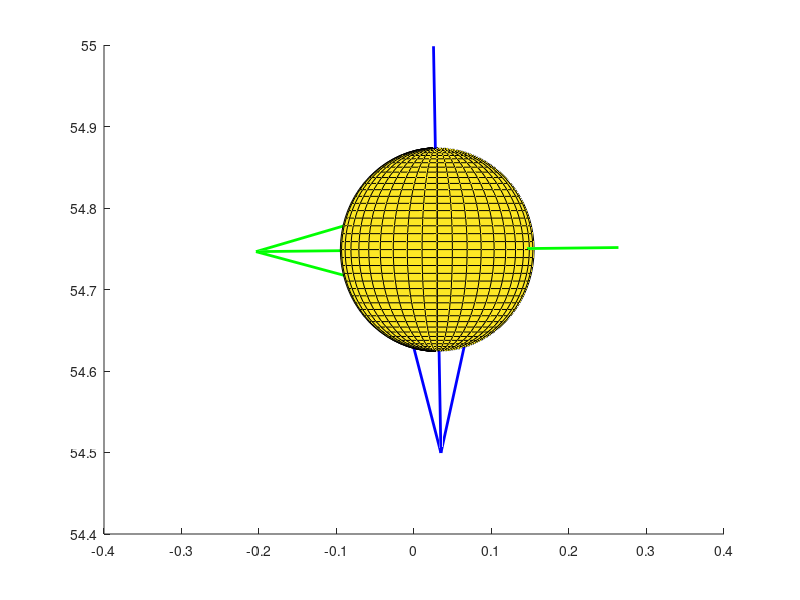

Write the MATLAB code that produced this figure. (Note: this script raises an error after producing the figure.)
% This script can take the data from trackman then calculate
% and plot an approximate baseball pitch trajectory as well as the
% seam orientation, spin axis, velocity axis, and the hemisphere 
% plane as a function of time.

% The equation of seam line is from 
% http://www.darenscotwilson.com/spec/bbseam/bbseam.html.

% Coordinate System Specifications:
% The origin is at the tip of the home plate
% The positive y axis points to the pitcher
% The positive x axis points to the right of catcher's perspective
% The positive z axis points to the sky


% Define variables
PLATEYDIM = 17.0/12.0; % Front of the plate
ball_radius = 0.125; % Radius of a regular baseball in feet
diameter = 2*ball_radius; % Get ball diameter
diameter2 = 2*diameter; % Get 2*diameter


% Input initial baseball position (in feet)
relSide = 0.029947806;
releaseDistance = 54.7489757;
release_pos_y = releaseDistance;
relHeight = 6.67789545;

% Input the 9-parameter model
x0 = 0.057382798;
y0 = 50;
z0 = 6.384037468;
vx0 = 2.376676205;
vy0 = -134.9565751;
vz0 = -8.609936327;
ax0 = -6.567216039;
ay0 = 31.01559035;
az0 = -12.86456735;

% Input spin axis
a1 = -0.935469141;
a2 = -0.010097512;
a3 = -0.353264102;

% Handle exception
if ((a1^2 + a2^2 + a3^2) > 1.01 || (a1^2 + a2^2 + a3^2) < 0.99)
    ME = MException('myComponent:inputError', 'Please enter a unit vector.');
    throw(ME);
end

% Input spin rate
spin_rate = 2394.961622;

% Input seam angles
lat_d = 117.3088829;
long_d = 9.771264693;
theta_alpha_d = 0;


% Calculate the position of the ball as a function of time using equations of motion

% Compute time in seconds for baseball to travel from y=release_pos_y to y=y0
% Note that t1 is negative
% Solves equation y0 - release_pos_y = vy0*t1 + 0.5*ay0*t1*t1
t1 = (-vy0 - sqrt(vy0*vy0 - 2.0*ay0*(y0 - release_pos_y)))/ay0;

% Solve for position and velocity at release point (y0 = release_pos_y) in units of feet and seconds */
TM_x0 = 0.5*ax0*t1*t1 + vx0*t1 + x0;
TM_y0 = 0.5*ay0*t1*t1 + vy0*t1 + y0;
TM_z0 = 0.5*az0*t1*t1 + vz0*t1 + z0;
TM_vx0 = vx0 + ax0*t1;
TM_vy0 = vy0 + ay0*t1;
TM_vz0 = vz0 + az0*t1;

% Compute time in seconds for baseball to travel from y=release_pos_y to front of plate (y=1.417) */
t2 = (-TM_vy0 - sqrt(TM_vy0*TM_vy0 - 2.0*ay0*(TM_y0 - PLATEYDIM)))/ay0;

% Input time (sec)
time = 0;

% Compute (x,y,z) position of pitch as function of time
baseballx = TM_x0 + TM_vx0*time + 0.5*ax0*time*time;
basebally = TM_y0 + TM_vy0*time + 0.5*ay0*time*time;
baseballz = TM_z0 + TM_vz0*time + 0.5*az0*time*time;
fprintf('t = %f, x = %f, y = %f, z = %f \n', time, -baseballx, basebally, baseballz); 

position_x = -baseballx;
position_y = basebally;
position_z = baseballz;
center = [position_x position_y position_z]; % Baseball center

% Calculate the velocity vector as a function of time
velocity_x = TM_vx0 + ax0*time;
velocity_y = TM_vy0 + ay0*time;
velocity_z = TM_vz0 + az0*time;
v_vector = [velocity_x velocity_y velocity_z];
fprintf('vx = %f, vy = %f, vz = %f \n', velocity_x, velocity_y, velocity_z); 

% Normalize
v_vector = v_vector./norm(v_vector);

% Calculate the hemisphere plane using equation of a plane: ax+by+cz=d
d = v_vector(1)*center(1) + v_vector(2)*center(2) + v_vector(3)*center(3);
xd = linspace(center(1) - diameter2, center(1) + diameter2);
yd = linspace(center(2) - diameter2, center(2) + diameter2);
[hemisphere_x, hemisphere_y] = meshgrid(xd, yd);
hemisphere_z = (d - (v_vector(1).*hemisphere_x + v_vector(2).*hemisphere_y))./v_vector(3); % Solve for z vertices data
fprintf('hemisphere plane equation: %fx + %fy + %fz = %f \n', v_vector(1), v_vector(2), v_vector(3), d); % Print the equation

% To do: Calculate the active zone (spherical segment)



% Calculate the angle needed for the ball to rotate around the spin axis based on spin
% rate and time
rotation_angle = mod((spin_rate*360/60)*time, 360);
fprintf('rotation = %f \n', rotation_angle); 

% Calculate the basis of baseball frame (for seam orientation):

% Handle corner case when seam lat = 0
% Set theta alpha = seam long and set seam long to 0 in this case
if lat_d == 0
   theta_alpha_d = long_d;
   long_d = 0;
end

% Convert to radians
lat = lat_d*pi/180.0;
long = long_d*pi/180.0;
theta_alpha = theta_alpha_d*pi/180.0;

% Define rotation matrices
Rlat = [ cos(lat), -sin(lat), 0;
         sin(lat),  cos(lat), 0;
                0,         0, 1];

Rlong = [  cos(long), 0, sin(long);
                   0, 1,         0;
          -sin(long), 0, cos(long)];

Ralpha = [  cos(theta_alpha), 0, sin(theta_alpha);
                           0, 1,                0;
           -sin(theta_alpha), 0, cos(theta_alpha)];

% Calculate theta k and k vector based on spin axis
if a2 == 1
    k = 0;
    Rk = eye(3); % special case, k is undefined, Rk not needed
    k_vector = [1 1 1]; % Use a random vector for k_vector since undefined
elseif a2 == -1
    k = pi;
    % Another special case, k is undefined, rotate around z axis for pi
    Rk = [ cos(k), -sin(k), 0;
           sin(k),  cos(k), 0;
                0,       0, 1];
    k_vector = [0 0 1]; % Make k_vector z axis 
else
    if a2 >= 0
        k = asin(sqrt(a3^2 + a1^2));
        k_vector = [a3/(a1^2 + a3^2)^(1/2), 0, -a1/(a1^2 + a3^2)^(1/2)];
    elseif a2 < 0
        k = pi - asin(sqrt(a3^2 + a1^2));
        k_vector = [a3/(a1^2 + a3^2)^(1/2), 0, -a1/(a1^2 + a3^2)^(1/2)];
    end
    
    % Rotation matrix for Rk
    k1 = k_vector(1);
    k2 = k_vector(2);
    k3 = k_vector(3);
    
    Rk = [  cos(k) + (k1^2)*(1 - cos(k)),   k1*k2*(1 - cos(k)) - k3*sin(k), k1*k3*(1 - cos(k)) + k2*sin(k);
            k2*k1*(1 - cos(k)) + k3*sin(k),   cos(k) + (k2^2)*(1 - cos(k)), k2*k3*(1 - cos(k)) - k1*sin(k);
            k3*k1*(1 - cos(k)) - k2*sin(k), k3*k2*(1 - cos(k)) + k1*sin(k),  cos(k) + (k3^2)*(1 - cos(k))];
end

% Calculate for seam rotations on the ball
temp = Rk*Rlat;
y2 = temp(:, 2); % Rotation axis for seam long
z1 = Rk(:, 3); % Rotation axis for seam lat
k_d = k*180/pi; % Convert k to degree 
spin_axis = [a1 a2 a3]; % Get spin axis

% Define the equation for basis of standard seam orientation
P4 = Rk*Ralpha*Rlat*Rlong;


% Plot:
figure
hold on

% Draw spin axis
quiver3(center(1) - a1*diameter, center(2) - a2*diameter, center(3) - a3*diameter, a1, a2, a3, diameter2, 'g', 'LineWidth', 2); % scale the starting point accorind to ball_radius

% Draw velocity vector
quiver3(center(1) - v_vector(1)*diameter, center(2) - v_vector(2)*diameter, center(3) - v_vector(3)*diameter, v_vector(1), v_vector(2), v_vector(3), diameter2, 'b', 'LineWidth', 2);

% Draw a sphere representing baseball
[X,Y,Z] = sphere(40);

% Account for axes offset
% baseballx = y, basebally = z, baseballz = x
% Also rotate to align the axes
ballx = Y;
bally = Z;
ballz = X;

s = surf(double(center(1) + ball_radius*ballx), double(center(2) + ball_radius*bally), double(center(3) + ball_radius*ballz));
s.FaceColor = 'white'; % Ball color
s.EdgeColor = [100/255 100/255 100/255]; % Grid color
s.FaceAlpha = 1.0; % Transparency

% Rotate the ball to the seam orientation to match the grid
rotate(s, k_vector, k_d, center);
rotate(s, z1, lat_d, center);
rotate(s, y2, long_d, center);
rotate(s, spin_axis, theta_alpha_d, center);

% Draw seams
alpha = 1:1:360;
% Convert to radian
alpha_r = alpha*pi/180.0;

% Calculate seam points
seamx = (1/13)*ball_radius*(9*cos(alpha_r) - 4*cos(3*alpha_r));
seamy = (1/13)*ball_radius*(9*sin(alpha_r) + 4*sin(3*alpha_r));
seamz = (12/13)*ball_radius*cos(2*alpha_r);

% Account for axes offset
% baseballx = y, basebally = z, baseballz = x
% Also rotate to align the axes
adjustedx = seamy;
adjustedy = seamz;
adjustedz = seamx;

seam_line = [adjustedx; adjustedy; adjustedz];
seam_line = P4*seam_line; % Rotate to the basis

% Add to the ball position
seamx = center(1) + seam_line(1, :);
seamy = center(2) + seam_line(2, :);
seamz = center(3) + seam_line(3, :);

% Plot seam line
p = plot3(seamx, seamy, seamz, '-r', 'LineWidth', 2.5);
p.LineStyle = ':';

% Rotate the ball and the seams around spin axis as a function of time
rotate(s, spin_axis, rotation_angle, center);
rotate(p, spin_axis, rotation_angle, center);


% Label and adjust settings
xlabel('x')
ylabel('y')
zlabel('z')
grid on
title('Pitch Trajectory')
set(gca,'color', [240/255 240/255 240/255]) % Background color
axis equal

% Adjust view
view_azimuth = 180;
view_elevation =  0;
view([view_azimuth view_elevation]) % View (default is pitcher's perspective)
axis([-8 8 0 70 0 15]) % Fix the axes

% Adjust figure size
figure_x0 = 10;
figure_y0 = 10;
width = 825;
height = 600;
set(gcf, 'position', [figure_x0, figure_y0, width, height]);

% Change the color of the x-y plane to be dark green
x_lim = get(gca, 'XLim');
y_lim = get(gca, 'YLim');
z_lim = get(gca, 'YLim');
pat = patch([x_lim(1), x_lim(2), x_lim(2), x_lim(1)], [y_lim(1), y_lim(1), y_lim(2), y_lim(2)], [z_lim(1) z_lim(1) z_lim(1) z_lim(1)], [0 0.5 0]);
pat.EdgeColor = 'none';
pat.FaceAlpha = 0.3;

% Label
legend('Spin Axis', 'Velocity Vector', 'Baseball', 'Seams', 'Ground')


% Section break to get a second plot

% Zoom in to the baseball
xlim([center(1) - diameter center(1) + diameter]);
ylim([center(2) - diameter center(2) + diameter]);
zlim([center(3) - diameter center(3) + diameter]);

% Plot the hemisphere plane
surf(hemisphere_x, hemisphere_y, hemisphere_z, 'EdgeColor', 'none', 'FaceColor', 'y', 'FaceAlpha', 0.5);
legend('Spin Axis', 'Velocity Vector', 'Baseball', 'Seams', 'Ground', 'Hemisphere Plane')

% To do: Plot the active zone


